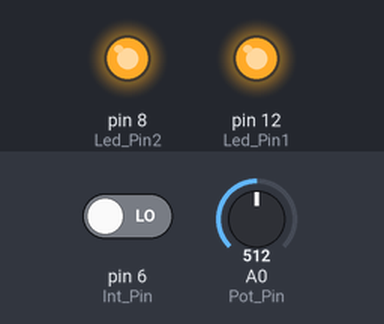
This sketch was run on a simulated Arduino Uno, built with avr-gcc and run on an emulated ATmega328P. Shown: output pins drawn as LEDs (lit = HIGH). Inputs (shaded band) come from the test bench; at power-on: A0 (Pot_Pin) = 512, pin 6 (Int_Pin) LOW.

Above: at 1.2 s.
1.3 s: A0 (Pot_Pin) set to 789
2.8 s: A0 (Pot_Pin) set to 807
At 3.4 s:
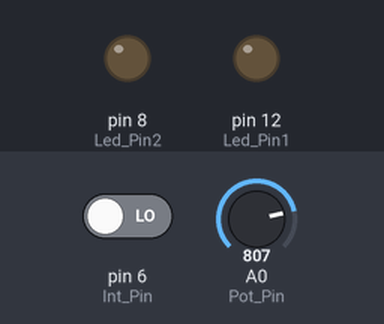
4.3 s: A0 (Pot_Pin) set to 790
At 5.5 s:
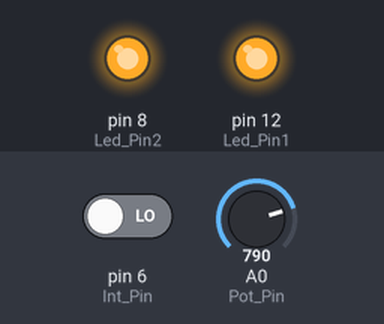
5.8 s: A0 (Pot_Pin) set to 810
At 6.9 s:
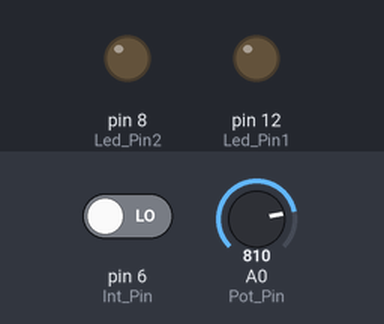
7.3 s: A0 (Pot_Pin) set to 716
At 8.0 s:
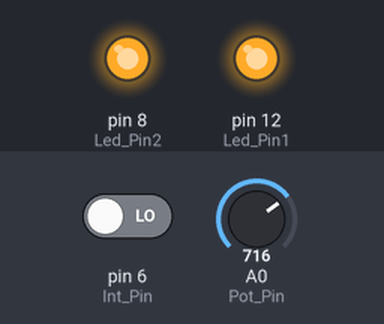
Timing chart, 0 to 9.8 s (numbered marks = the images above; inputs shaded):
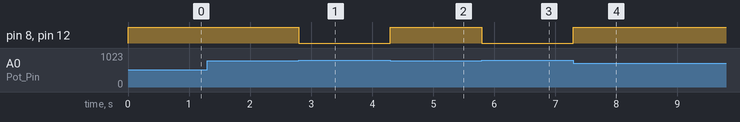

The sketch:

Ejercicio2.ino
```cpp
int Led_Pin1 = 12;
int Led_Pin2 = 8;
int Pot_Pin = A0;
int Int_Pin = 6;
int sensorValue = 0;
int inputValue = 0;

void setup()
{
  pinMode(Led_Pin1, OUTPUT);
  pinMode(Int_Pin, INPUT);

  pinMode(Led_Pin2, OUTPUT);
  pinMode(Int_Pin, INPUT);
}

void loop()
{
  inputValue = digitalRead(Int_Pin);
  if (inputValue == HIGH)
  {
    digitalWrite(Led_Pin1, 1);
  }
  else
  {
    sensorValue = analogRead(Pot_Pin);

    if (sensorValue < 800)
    {
      digitalWrite(Led_Pin1, 1);
    }
    else
    {
      digitalWrite(Led_Pin1, 0);
    }
  }

   if (inputValue == HIGH)
  {
    digitalWrite(Led_Pin2, 1);
  }
  else
  {
    sensorValue = analogRead(Pot_Pin);

    if (sensorValue < 800)
    {
      digitalWrite(Led_Pin2, 1);
    }
    else
    {
      digitalWrite(Led_Pin2, 0);
    }
  }
}
      
```

Measured:
- the behaviour switches between 799 and 800 on A0 (Pot_Pin) (found by bisection; images 0 and 1)
- after the input at 1.3 s, every drawn part: stays the same
- after the input at 2.8 s, pin 8 (Led_Pin2), pin 12 (Led_Pin1): HIGH → LOW at once
- after the input at 4.3 s, pin 8 (Led_Pin2), pin 12 (Led_Pin1): LOW → HIGH at once
- after the input at 5.8 s, pin 8 (Led_Pin2), pin 12 (Led_Pin1): HIGH → LOW at once
- after the input at 7.3 s, pin 8 (Led_Pin2), pin 12 (Led_Pin1): LOW → HIGH at once
